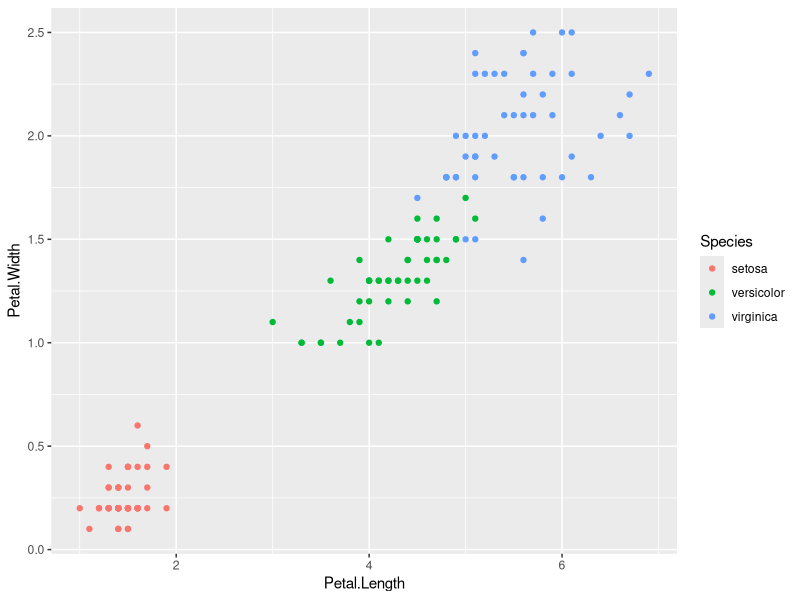
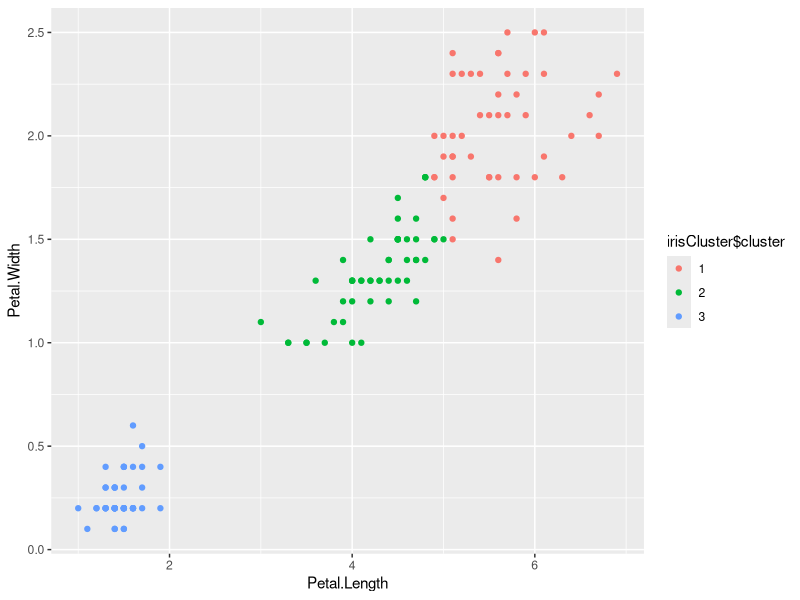

Recreate these plots in R, in order.
## ---- chunk 1
knitr::opts_chunk$set(echo = TRUE, comment = "")
## ---- chunk 2

library(datasets)

# it will display heading of the data wtih initial rows 
head(iris,3)
names(iris)

## ---- chunk 3

library(ggplot2)

ggplot(iris, aes(Petal.Length, Petal.Width, color = Species)) + geom_point()


# set the point on initial seed
set.seed(15)

# create k-Means Cluster for iris data set
irisCluster <- kmeans(iris[,3:4], 3, nstart = 15)


irisCluster
## ---- chunk 4
table(irisCluster$cluster, iris$Species)
## ---- chunk 5

irisCluster$cluster <- as.factor(irisCluster$cluster)

# plot cluster using K-Means model

ggplot(iris, aes(Petal.Length, Petal.Width, color = 
                   irisCluster$cluster)) +
      geom_point()
